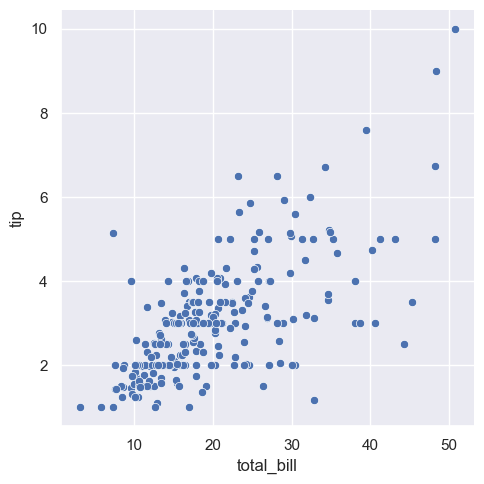

This figure's Python source:
import numpy as np
import pandas as pd
import matplotlib.pyplot as plt
import seaborn as sns

# Set the default Seaborn theme
sns.set_theme(style="darkgrid")

# Load the "tips" dataset
tips = sns.load_dataset("tips")

# Create a basic scatter plot
sns.relplot(data=tips, x="total_bill", y="tip")
